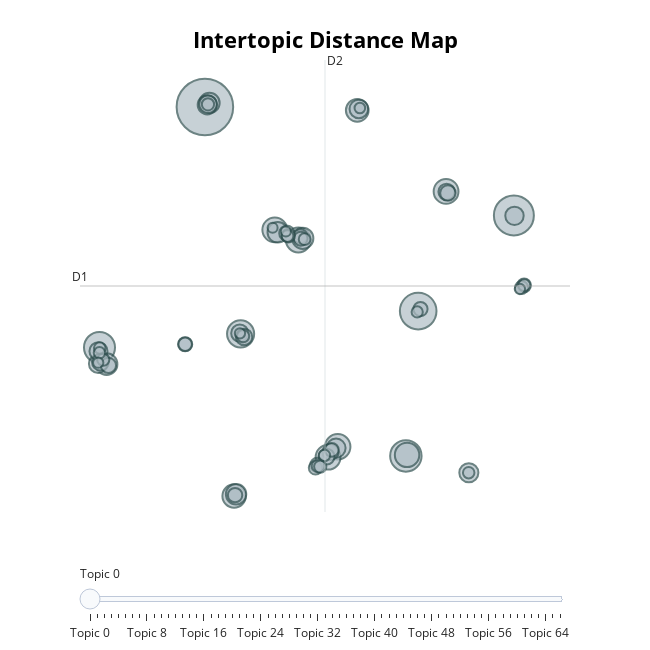

The notebook cell saved with this chart:
### Markdown cell above
The next chosen representation is a distance map, which is a representation of the topics in a 2D space. This representation is useful for understanding the relationships between the topics and how they are distributed in the semantic space.

### Code cell
# Topics visualization
topic_model_real.visualize_topics()
